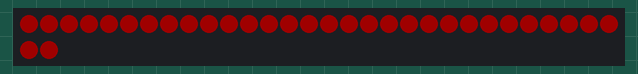
Recording of a sketch running on a simulated Arduino Uno, built with avr-gcc and run on an emulated ATmega328P. Shown: 32 RGB LEDs in strip order, left to right, continuing on the next row. Dim RGB values are drawn brighter than linear; what the sketch prints to the serial monitor is not drawn.

Above: at 1.6 s.
At 2.6 s:
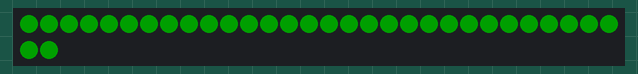
At 3.6 s:
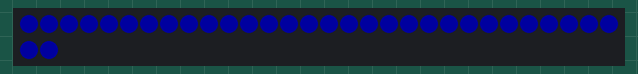

The sketch:

Glediator_test1.ino
```cpp
//***************************************************************
// Testing out reading RGB data sent from Glediator
// http://www.solderlab.de/index.php/software/glediator
//
// For Glediator’s serial protocol each frame starts with 0x01,
// which is then followed by all the pixel data.  The number of
// LEDs (matrix size) needs to be set in Glediator, and also
// the output needs to be set to:
//    Output Mode:  Glediator_Protocol
//    Mapping Mode: Single_Pixels
//    Pixel Order:  HL_BL (for a single strip, or one of the the others per your setup)
//    Color Order:  RGB
//
//    Baud-Rate:    1,000,000 was suggested, but you can use
//                  whatever as long as they are both set the
//                  same here and in Glediator.
//
//    *** Upload and have this code running first, then start up
//    Glediator otherwise it won't give you a COM port number.
//
//
// Marc Miller, June 2017
//***************************************************************

#include "FastLED.h"
#define LED_TYPE LPD8806
#define DATA_PIN 11
#define CLOCK_PIN 13
#define NUM_LEDS 32
#define COLOR_ORDER GRB
#define BRIGHTNESS  255
CRGB leds[NUM_LEDS];

#define BAUD_RATE 115200  //1000000  //250000   // Set the same in Glediator
#define CMD_NEW_DATA 1


//---------------------------------------------------------------
void setup() {
  Serial.begin(BAUD_RATE);
  delay(1500);  // startup delay
  //FastLED.addLeds<LED_TYPE, DATA_PIN, COLOR_ORDER>(leds, NUM_LEDS).setCorrection(TypicalLEDStrip);
  FastLED.addLeds<LED_TYPE, DATA_PIN, CLOCK_PIN, COLOR_ORDER>(leds, NUM_LEDS).setCorrection(TypicalLEDStrip);
  FastLED.setBrightness(BRIGHTNESS);
  startupLEDsTest();  // run quick RGB color test
  Serial.println("Setup done. \n");
}


//---------------------------------------------------------------
int serialGlediator () {
  while ( !Serial.available() ) {}
  return Serial.read();
}


//---------------------------------------------------------------
void loop() {
  while (serialGlediator () != CMD_NEW_DATA) {}
  Serial.readBytes((char*)leds, NUM_LEDS * 3);
  FastLED.show();
}


//---------------------------------------------------------------
void startupLEDsTest() {
  // startup blink test to confirm LEDs are working.
  FastLED.setBrightness(32);
  fill_solid(leds, NUM_LEDS, CRGB(255,0,0));  // fill red
  FastLED.show();
  delay(1000);
  fill_solid(leds, NUM_LEDS, CRGB(0,255,0));  // fill green
  FastLED.show();
  delay(1000);
  fill_solid(leds, NUM_LEDS, CRGB(0,0,255));  // fill blue
  FastLED.show();
  delay(1000);
  FastLED.clear();
  FastLED.show();
  FastLED.setBrightness(BRIGHTNESS);
}
```

Measured:
- what the display in image 0 shows lasts 1.0 s, from 1.5 s to 2.5 s
